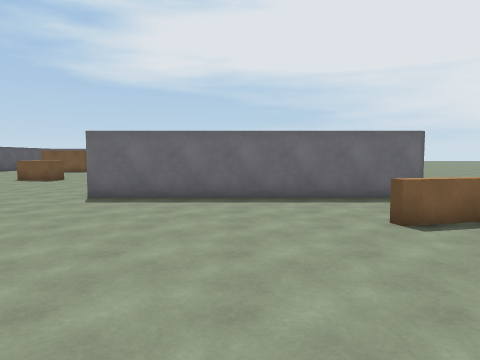
View 1 (above)

24 first-person views from a walk through a scene from a Unity 3-D project. The camera is 1.5 m above the floor, tilts 4° down and sees 70° across. The floor is counted in squares, 1 m on a side. Each view is taken from the middle of a square. On the plan, view 1 faces up. The plan holds only what a view shows up to about 16 squares ahead; the rest is blank. The place goes on beyond the plan. The player character is not drawn.

View 2
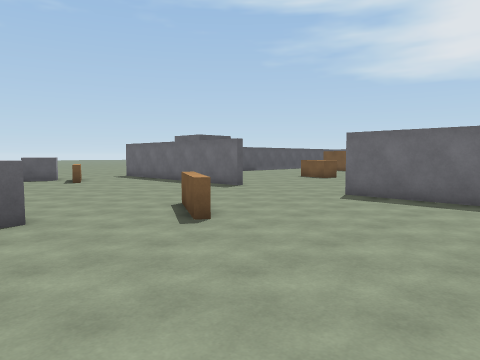

View 3
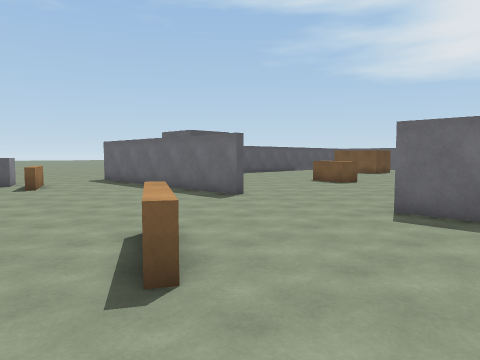

View 4
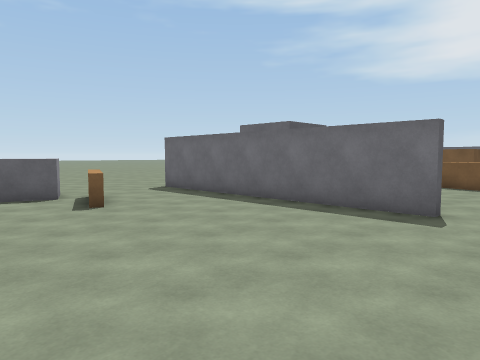

View 5
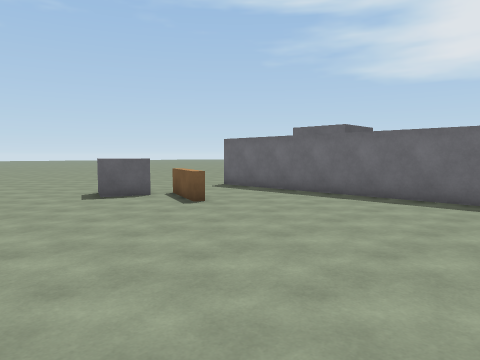

View 6
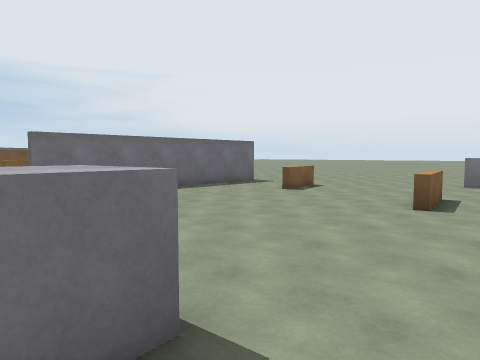

View 7
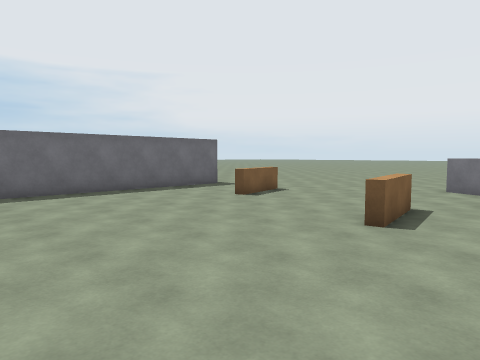

View 8
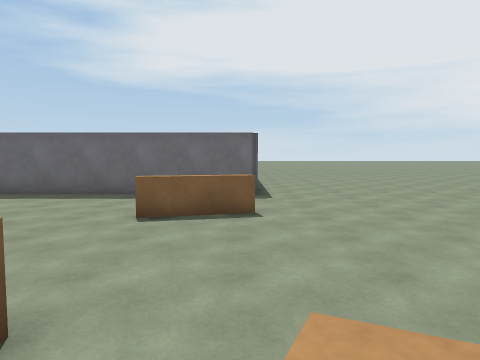

View 9
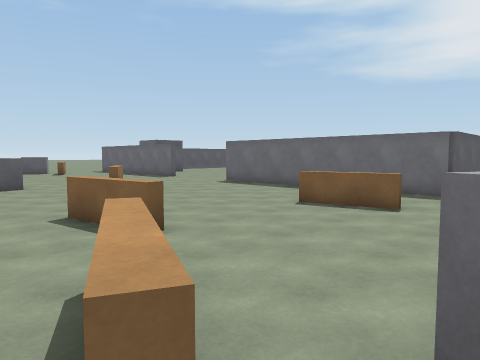

View 10
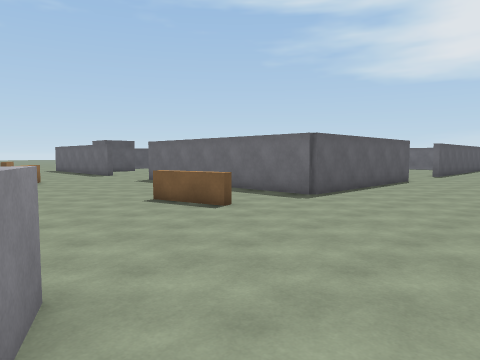

View 11
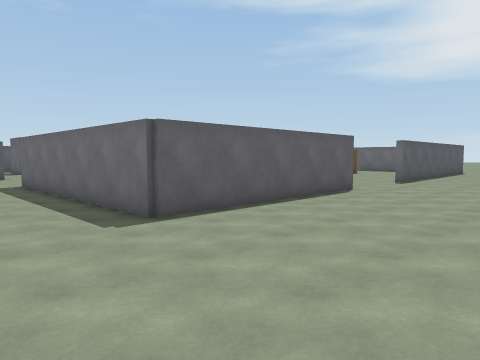

View 12
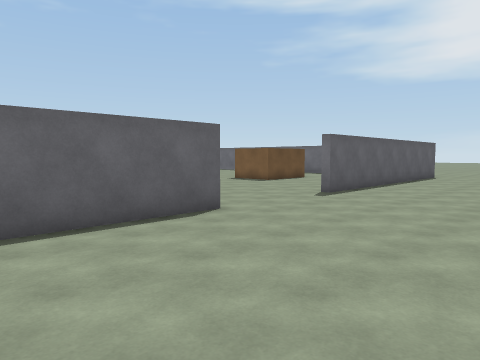

View 13
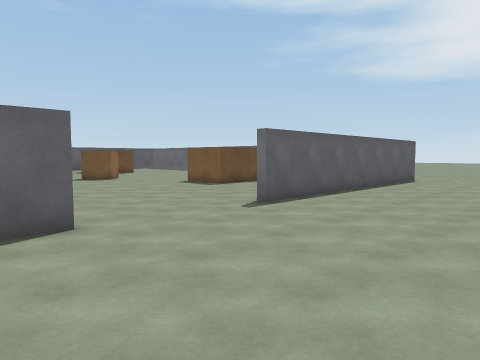

View 14
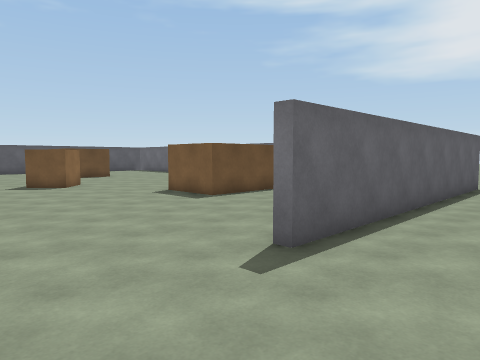

View 15
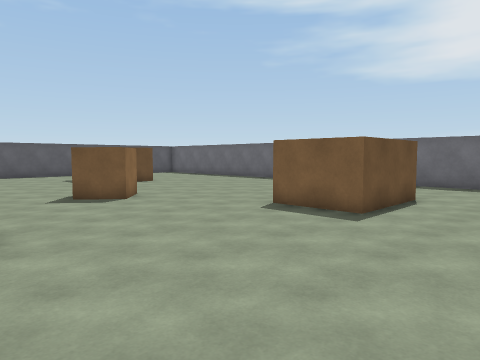

View 16
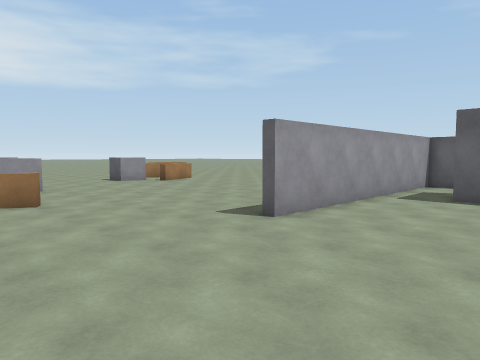

View 17
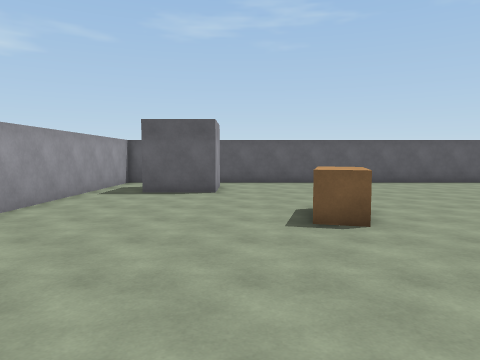

View 18
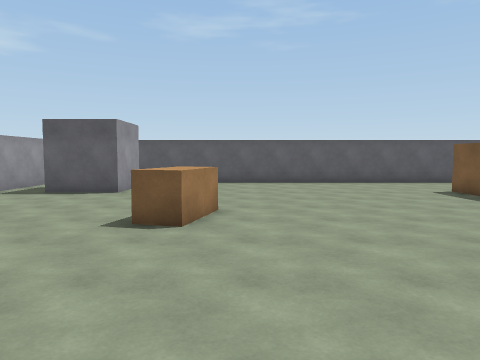

View 19
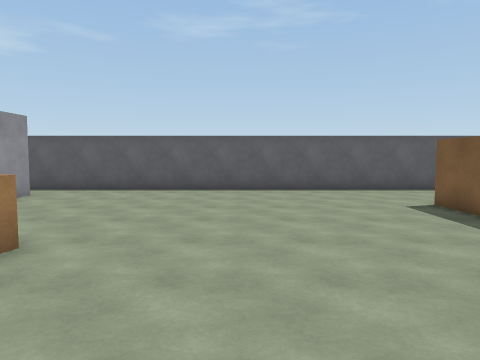

View 20
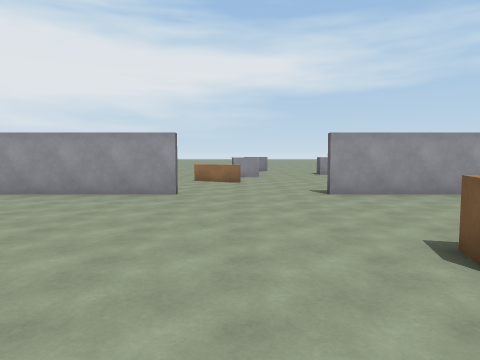

View 21
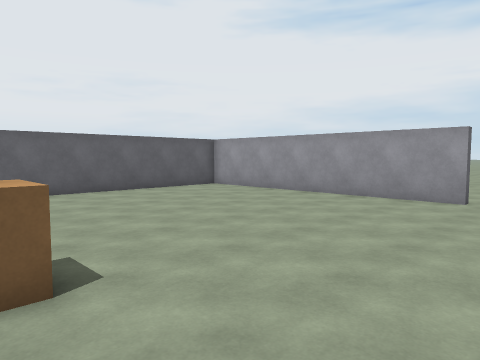

View 22
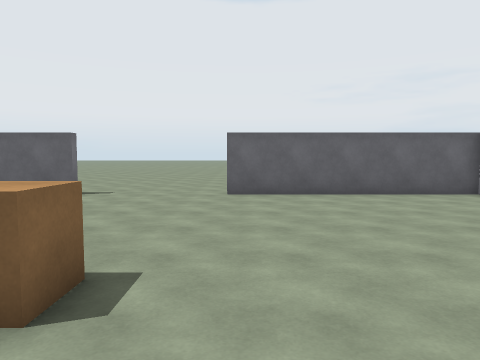

View 23
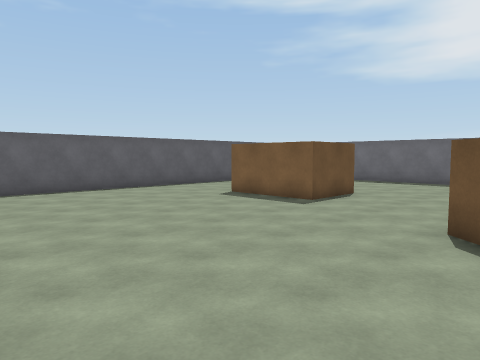

View 24
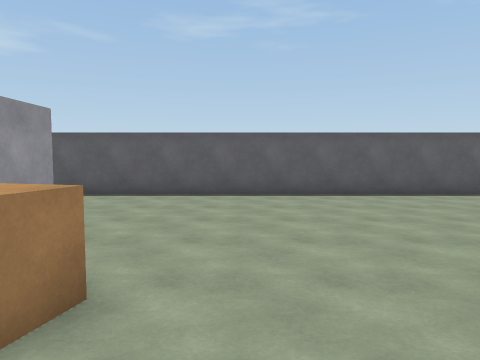

### Floor plan
Key: @ floor where view 1 was taken; # wall or solid block; . floor; = window, fence, low wall or low ledge; O other object.
Columns run from 26 left of view 1 to 14 right of it. Each row starts with its distance up from view 1.
 34    #.      #.... ......   #..    #....
 33    #...    #...........####...   #.....
 32    #....####...................  #.....
 31    #.............O............. ##.....
 30    #............. OO............##.....
 29    #............OOO.............##.....
 28    #..............O.....................
 27    #....................................
 26    #....................................
 25    #..................OO................
 24    #..................OO................
 23    #....................................
 22    #........OOO.................##......
 21    #.........OOO................##......
 20    #............................##.......
 19    #............................##......
 18    #.####.......................##......
 17    #    #.......................##.....
 16         #.......................##.......
 15         #.......................##.......
 14    #............................##.......
 13    ############......########   ##.......
 12     ###########......############........
 11   .......................................
 10   .......................................
  9  .......................................
  8  ...===.......................===........
  7    OO.==..........=...........=.........
  6 ..OOO.............===...................
  5 ...O................==..................
  4 ........................................
  3 ........................................
  2    ..............OO...........=.....OO.
  1         .........OO........====.....OO  .
  0                 .OO.......@.....==..O
 -1                    ..............===
 -2                  .  .               .

Where each view was taken, in squares from view 1:
view 1: 0 up, 0 right, facing up
view 2: 0 up, 1 right, facing up-left
view 3: 3 up, 2 left, facing up-left
view 4: 3 up, 9 left, facing up-left
view 5: 0 up, 10 left, facing up-left
view 6: 2 down, 9 left, facing up-right
view 7: 2 down, 6 left, facing up-right
view 8: 1 down, 6 right, facing up
view 9: 2 down, 10 right, facing up-left
view 10: 1 up, 14 right, facing up-left
view 11: 8 up, 14 right, facing up-left
view 12: 16 up, 14 right, facing up-left
view 13: 20 up, 14 right, facing up-left
view 14: 24 up, 10 right, facing up-left
view 15: 24 up, 4 right, facing up-left
view 16: 18 up, 5 left, facing down-left
view 17: 19 up, 4 left, facing left
view 18: 23 up, 4 left, facing left
view 19: 26 up, 8 left, facing left
view 20: 26 up, 8 left, facing down
view 21: 25 up, 8 left, facing down-right
view 22: 22 up, 7 left, facing right
view 23: 22 up, 8 left, facing up-left
view 24: 24 up, 10 left, facing left
